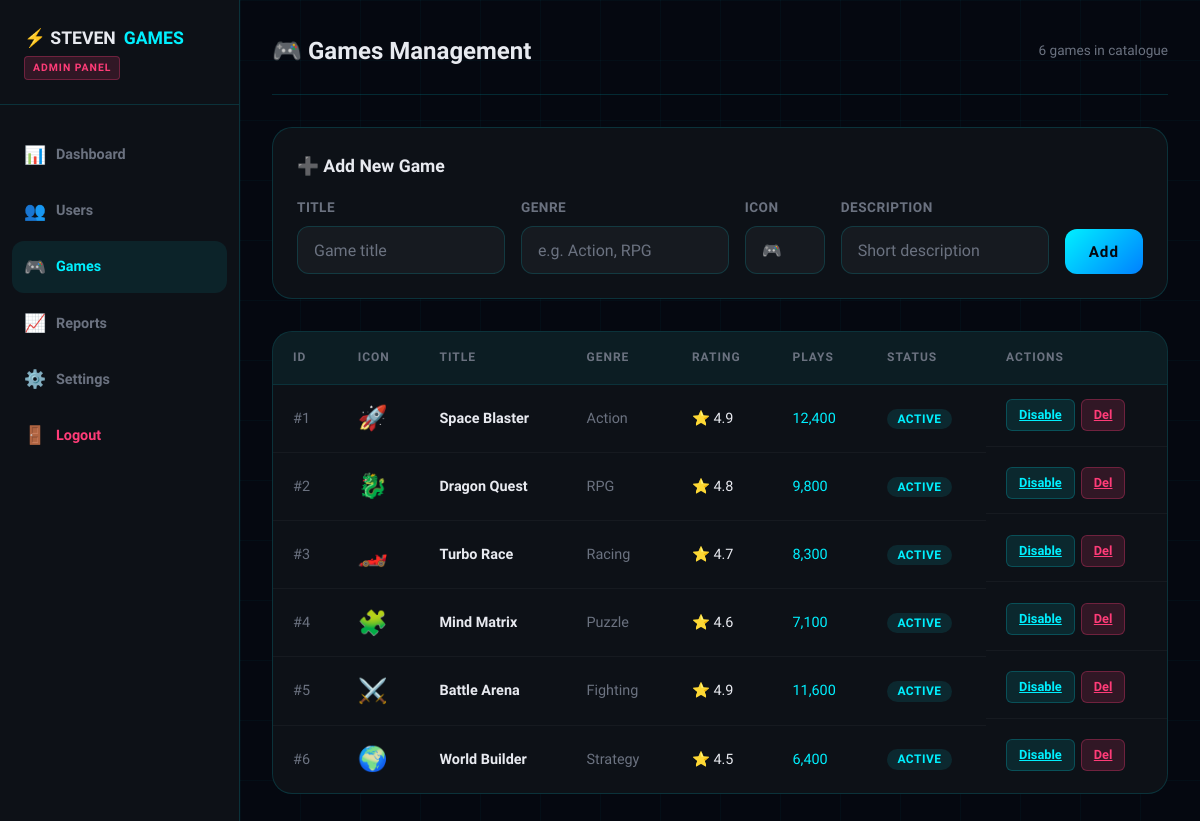
Before: /admin/games.php (signed in) with the older database file.
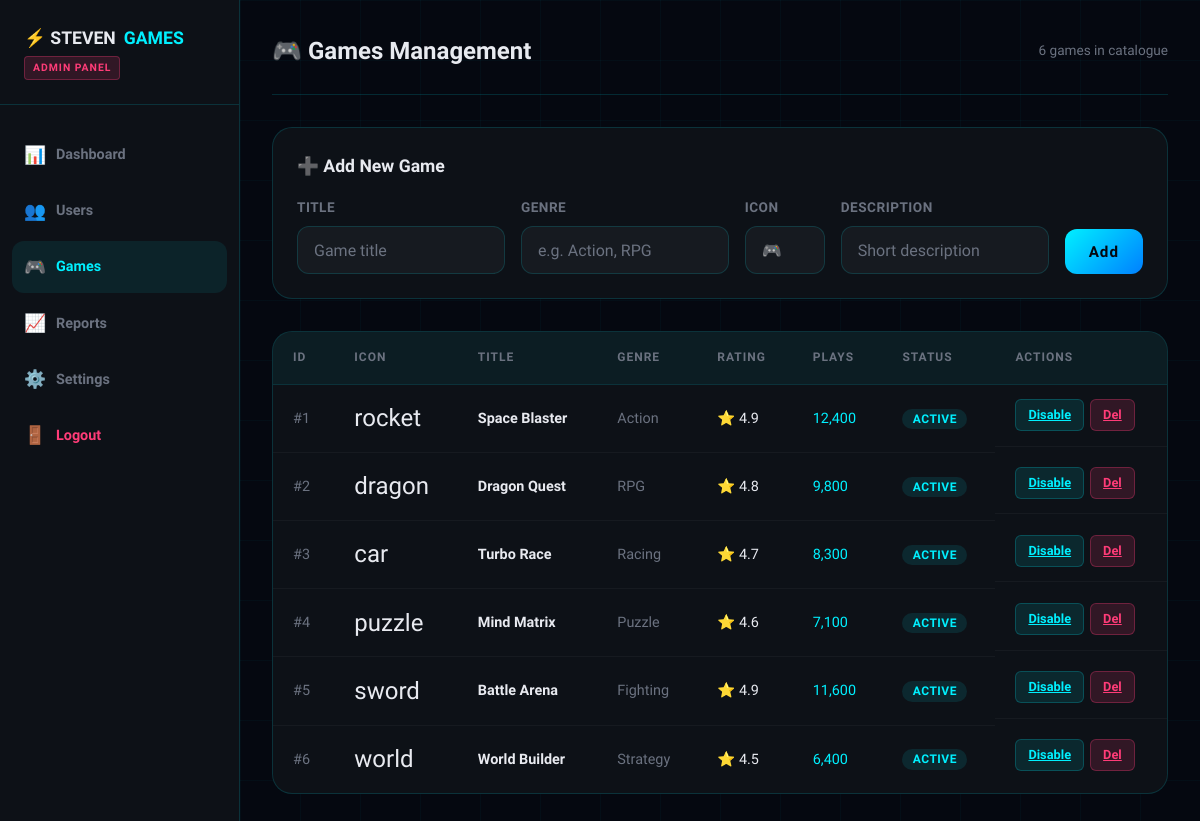
After: the same page with the newer database file.
### tables this page shows
CREATE TABLE `games` (
  `id` int(11) NOT NULL AUTO_INCREMENT,
  `title` varchar(100) NOT NULL,
  `genre` varchar(50) NOT NULL,
  `icon` varchar(10) NOT NULL DEFAULT '🎮',
  `description` text DEFAULT NULL,
  `rating` decimal(3,1) NOT NULL DEFAULT 0.0,
  `plays` int(11) NOT NULL DEFAULT 0,
  `status` enum('active','inactive') NOT NULL DEFAULT 'active',
  `created_at` datetime NOT NULL DEFAULT current_timestamp(),
  PRIMARY KEY (`id`)
);

### admin/games.php (the view, shortened to what this page needs)
<?php
$db = getDB();
$games = $db->query("SELECT * FROM games ORDER BY created_at DESC")->fetch_all(MYSQLI_ASSOC);
?>
<!DOCTYPE html>
<html lang="en">
<head>
  <link rel="stylesheet" href="../css/style.css">
</head>
<body>
<div class="particles" id="particles"></div>
<div class="admin-layout">
  <aside class="admin-sidebar">
    <div class="admin-logo">
      <a href="../index.php">⚡ STEVEN<span>GAMES</span></a>
      <div class="admin-badge">ADMIN PANEL</div>
    </div>
    <nav class="admin-nav">
      <a href="index.php"><span class="nav-icon">📊</span> Dashboard</a>
      <a href="users.php"><span class="nav-icon">👥</span> Users</a>
      <a href="games.php" class="active"><span class="nav-icon">🎮</span> Games</a>
      <a href="reports.php"><span class="nav-icon">📈</span> Reports</a>
      <a href="settings.php"><span class="nav-icon">⚙️</span> Settings</a>
      <a href="../logout.php" style="color:var(--accent2)"><span class="nav-icon">🚪</span> Logout</a>
    </nav>
  </aside>
  <main class="admin-main">
    <div class="admin-topbar">
      <h1>🎮 Games Management</h1>
      <span style="font-size:0.85rem;color:var(--text-muted)"><?= count($games) ?> games in catalogue</span>
    </div>
    <div class="data-table" style="margin-bottom:2rem;padding:1.5rem;border-radius:var(--radius-lg)">
      <div class="section-title" style="margin-bottom:1rem">➕ Add New Game</div>
      <form method="POST" style="display:grid;grid-template-columns:1fr 1fr 80px 1fr auto;gap:1rem;align-items:end">
        <div class="form-group" style="margin:0">
          <label>Title</label>
          <input type="text" name="title" placeholder="Game title" required>
        </div>
        <div class="form-group" style="margin:0">
          <label>Genre</label>
          <input type="text" name="genre" placeholder="e.g. Action, RPG">
        </div>
        <div class="form-group" style="margin:0">
          <label>Icon</label>
          <input type="text" name="icon" placeholder="🎮" maxlength="4">
        </div>
        <div class="form-group" style="margin:0">
          <label>Description</label>
          <input type="text" name="description" placeholder="Short description">
        </div>
        <button type="submit" name="add_game" class="btn-full" style="width:auto;padding:0.85rem 1.5rem;margin-top:1.5rem">Add</button>
      </form>
    </div>
    <div class="data-table">
      <table>
        <thead>
          <tr>
            <th>ID</th><th>Icon</th><th>Title</th><th>Genre</th>
            <th>Rating</th><th>Plays</th><th>Status</th><th>Actions</th>
          </tr>
        </thead>
        <tbody>
          <?php foreach($games as $g): ?>
          <tr>
            <td style="color:var(--text-muted)">#<?= $g['id'] ?></td>
            <td style="font-size:1.5rem"><?= $g['icon'] ?></td>
            <td><strong><?= htmlspecialchars($g['title']) ?></strong></td>
            <td style="color:var(--text-muted)"><?= htmlspecialchars($g['genre']) ?></td>
            <td>⭐ <?= $g['rating'] ?></td>
            <td style="color:var(--accent);font-family:var(--font-display)"><?= number_format($g['plays']) ?></td>
            <td><span class="status-badge <?= $g['status']==='active' ? 'status-active' : 'status-banned' ?>"><?= strtoupper($g['status']) ?></span></td>
            <td style="display:flex;gap:6px">
              <a href="?action=toggle&id=<?= $g['id'] ?>" class="action-btn btn-view"><?= $g['status']==='active' ? 'Disable' : 'Enable' ?></a>
              <a href="?action=delete&id=<?= $g['id'] ?>" class="action-btn btn-ban" onclick="return confirm('Delete this game?')">Del</a>
            </td>
          </tr>
          <?php endforeach; ?>
        </tbody>
      </table>
    </div>
  </main>
</div>
</body>
</html>

Changed rows visible on the page:
changed games "Space Blaster": icon "🚀" → "rocket"
changed games "Dragon Quest": icon "🐉" → "dragon"
changed games "Turbo Race": icon "🏎️" → "car"
changed games "Mind Matrix": icon "🧩" → "puzzle"
changed games "Battle Arena": icon "⚔️" → "sword"
changed games "World Builder": icon "🌍" → "world"
